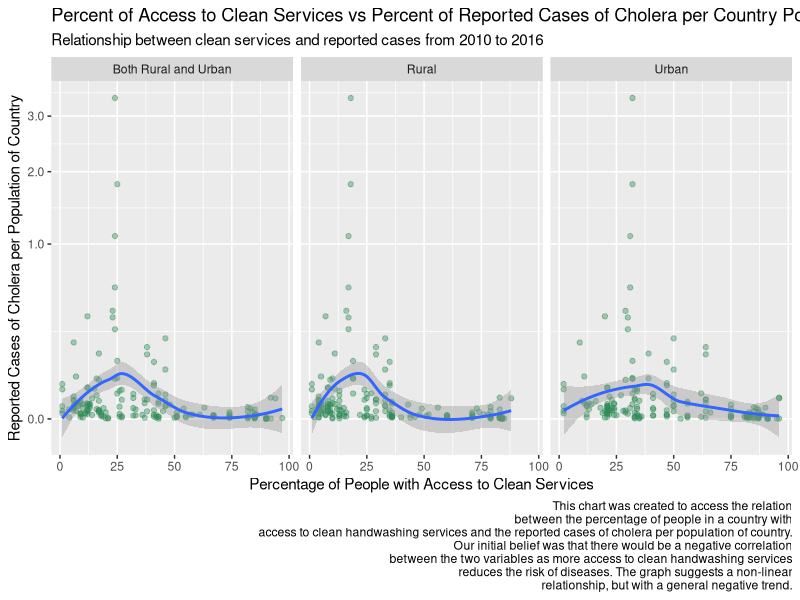
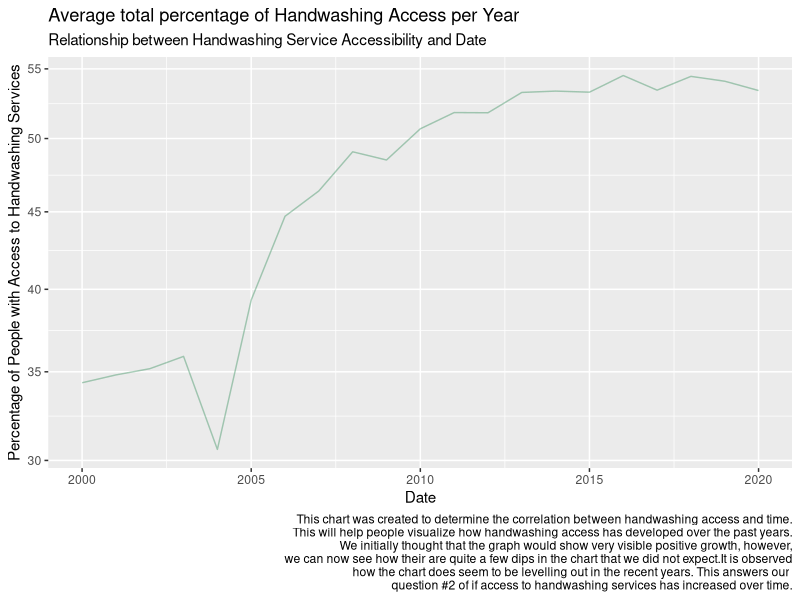
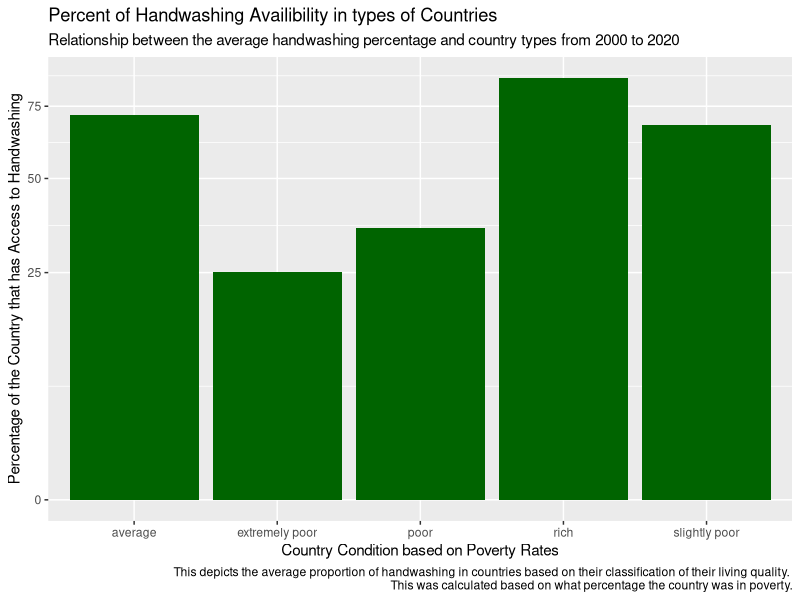

These figures' R source, in order:
## ---- chunk 1
knitr::opts_chunk$set(echo = FALSE)
library(dplyr)
library(ggplot2)
library(stringr)
library(tidyr)
library(data.table)
library(knitr)

## ---- chunk 2
  #Cholera data
cholera <- read.csv("../data/data_cholera_infection_rate.csv")

#Handwashing data
handwash <- read.csv("../data/data_handwash.csv")

#Population data
population <- read.csv("../data/data_country_population.csv")

#Diarrhea data
diarrhea <- read.csv("../data/data_diarrhea_death_rate.csv")

#Poverty data
poverty <- read.csv("../data/data_poverty.csv")

handwash <- read.csv("../data/data_handwash.csv")
## ---- chunk 3
  #Convert Years to rows
population_filtered <- select(population, -c(Country.Code, Indicator.Name, Indicator.Code)) %>%
                      gather("Year", "Population", -Country.Name)%>%
                      rename(Country =Country.Name)
#Rename columns for handwash
handwash_filtered <- slice(handwash,3:n())
names(handwash_filtered) <-  paste0(names(handwash_filtered), ",") %>%
                               str_replace("\\.1,", ", Urban") %>%
                          str_replace("\\.2,", ", Rural") %>%
                          str_replace("\\,$", ", Both Rural and Urban")
#Remove Years to actual years
population_filtered$Year <- strtoi(str_replace(population_filtered$Year, "X", ""))
#Convert handwash years to rows
handwash_filtered <- rename(handwash_filtered, Countries = "X, Both Rural and Urban") %>%
                      gather("Year_and_type", "Percent", -Countries) %>%
                    separate("Year_and_type", into = c("Year","Urban_Rural_or_Both"), sep = ", ")%>%
                    rename(Country = Countries)
#Convert Percentages to integers
#String to integer function is from:
#https://www.tutorialkart.com/r-tutorial/r-convert-string-to-integer/#:~:text=To%20convert%20String%20to%20Integer%20in%20R%20programming%2C%20call%20strtoi,respect%20to%20the%20specified%20base.
handwash_filtered$Percent <- strtoi(handwash_filtered$Percent)
handwash_filtered <- filter(handwash_filtered, !is.na(handwash_filtered$Percent))
#Convert Year to actual years
handwash_filtered$Year <- strtoi(str_replace(handwash_filtered$Year, "X", ""))
#Join handwash_filtered and cholera and filter for max date
handwash_and_cholera <- inner_join(handwash_filtered, cholera) %>% filter(Year == max(Year))
#Value 1
maximum_proportion_handwash <- handwash_and_cholera %>%filter(Percent == max(Percent)) %>%
  pull(Percent)
maximum_proportion_handwash <- maximum_proportion_handwash[1]
#Value 2
max_prop_how_many <-  handwash_and_cholera %>% filter(Percent == max(Percent)) %>%
  pull(Country)
max_prop_how_many <- length(max_prop_how_many)
#Value 3
avg_prop_poverty <- round((mean(na.omit(poverty$percPoverty))), digits = 2)
#Value 4
median_cholera_cases  <- round(median(handwash_and_cholera$Number.of.reported.cases.of.cholera, na.rm =TRUE), digits = 2)
#Value 5
minimum_proportion_handwash <-  handwash_and_cholera %>% filter(Percent == min(Percent)) %>%
  pull(Percent)
minimum_proportion_handwash <- minimum_proportion_handwash[1]
#Value 6
min_prop_how_many <-  handwash_and_cholera %>% filter(Percent == min(Percent)) %>%
  pull(Country)
min_prop_how_many <- length(min_prop_how_many)
#Summary list function
summary_list <- list()
summary_list$maximum_proportion_handwash <- maximum_proportion_handwash
summary_list$max_prop_how_many <- max_prop_how_many
summary_list$avg_prop_poverty <- avg_prop_poverty
summary_list$median_cholera_cases <- median_cholera_cases
summary_list$minimum_proportion_handwash <-minimum_proportion_handwash
summary_list$min_prop_how_many <- min_prop_how_many
summary_list$avg_cholera_cases <- round(mean(handwash_and_cholera$Number.of.reported.cases.of.cholera, na.rm =TRUE), digits = 2)
## ---- chunk 4
highest_poverty <- poverty %>%
  group_by(country)%>%
  filter(percPoverty >= 50.0)
table <- as.data.table(highest_poverty)
kable(table)
 
## ---- chunk 5
  #Convert Years to rows
population_filtered <- select(population, -c(Country.Code, Indicator.Name, Indicator.Code)) %>%
                      gather("Year", "Population", -Country.Name)%>%
                      rename(Country =Country.Name)
#Rename columns for handwash
handwash_filtered <- slice(handwash,3:n())
names(handwash_filtered) <-  paste0(names(handwash_filtered), ",") %>%
                               str_replace("\\.1,", ", Urban") %>%
                          str_replace("\\.2,", ", Rural") %>%
                          str_replace("\\,$", ", Both Rural and Urban")

#Remove Years to actual years
population_filtered$Year <- strtoi(str_replace(population_filtered$Year, "X", ""))

#Convert handwash years to rows
handwash_filtered <- rename(handwash_filtered, Countries = "X, Both Rural and Urban") %>%
                      gather("Year_and_type", "Percent", -Countries) %>%
                    separate("Year_and_type", into = c("Year","Urban_Rural_or_Both"), sep = ", ")%>%
                    rename(Country = Countries)

#Convert Percentages to integers
#String to integer function is from:
#https://www.tutorialkart.com/r-tutorial/r-convert-string-to-integer/#:~:text=To%20convert%20String%20to%20Integer%20in%20R%20programming%2C%20call%20strtoi,respect%20to%20the%20specified%20base.
handwash_filtered$Percent <- strtoi(handwash_filtered$Percent)
handwash_filtered <- filter(handwash_filtered, !is.na(handwash_filtered$Percent))

#Convert Year to actual years
handwash_filtered$Year <- strtoi(str_replace(handwash_filtered$Year, "X", ""))

#Join handwash_filtered and cholera
handwash_and_cholera <- inner_join(handwash_filtered, cholera)

#Join handwash_and_cholera with population_filtered, and
#create Proportion for Cholera Cases divided by Proportion of Sanitation
final_dataframe <- inner_join(handwash_and_cholera, population_filtered) %>%
                    mutate(cases_per_population = Number.of.reported.cases.of.cholera / Population * 100) %>%
                    filter(Year == 2016 | Year == 2015 | Year == 2014 | Year ==2013 | Year == 2012 | Year == 2011| Year == 2010 )

#Make our ggplot2 chart
chart_1 <- ggplot(data = final_dataframe, aes(x = Percent, y = cases_per_population)) +
                    geom_point(alpha = .4, color = "seagreen") +
                    geom_smooth()+facet_wrap(~Urban_Rural_or_Both) +
                    xlab("Percentage of People with Access to Clean Services") +
                    ylab("Reported Cases of Cholera per Population of Country") +
                  # I got the scales::comma lable from:
                  #https://stackoverflow.com/questions/52602503/display-an-axis-value-in-millions-in-ggplot
                  #Square root scale is from:
                  #https://ggplot2-book.org/scales-guides.html
                    scale_y_sqrt(labels = scales::comma) +
                    labs(title = "Percent of Access to Clean Services vs Percent of Reported Cases of Cholera per Country Population",
                        subtitle = "Relationship between clean services and reported cases from 2010 to 2016",
                        caption = "This chart was created to access the relation
                        between the percentage of people in a country with
                        access to clean handwashing services and the reported cases of cholera per population of country.
                        Our initial belief was that there would be a negative correlation
                        between the two variables as more access to clean handwashing services
                        reduces the risk of diseases. The graph suggests a non-linear
                        relationship, but with a general negative trend.")


chart_1


## ---- chunk 6
#Rename columns for handwash
handwash_for_chart_two <- slice(handwash,3:n())
names(handwash_for_chart_two) <-  paste0(names(handwash_for_chart_two), ",") %>%
  str_replace("\\.1,", ", Urban") %>%
  str_replace("\\.2,", ", Rural") %>%
  str_replace("\\,$", ", Both Rural and Urban")
handwash_for_chart_two <- rename(handwash_for_chart_two, Countries = "X, Both Rural and Urban") %>%
  gather("Year_and_type", "Percent", -Countries) %>%
  separate("Year_and_type", into = c("Year","Urban_Rural_or_Both"), sep = ", ")%>%
  rename(Country = Countries)
#Convert Percentages to integers
#String to integer function is from:
#https://www.tutorialkart.com/r-tutorial/r-convert-string-to-integer/#:~:text=To%20convert%20String%20to%20Integer%20in%20R%20programming%2C%20call%20strtoi,respect%20to%20the%20specified%20base.
handwash_for_chart_two$Percent <- strtoi(handwash_for_chart_two$Percent)
handwash_for_chart_two <- filter(handwash_for_chart_two, !is.na(handwash_for_chart_two$Percent))

#Convert Year to actual years
handwash_for_chart_two$Year <- strtoi(str_replace(handwash_for_chart_two$Year, "X", ""))

handwash_for_chart_two <- handwash_for_chart_two %>%  filter(Urban_Rural_or_Both == "Both Rural and Urban") %>%
                                            group_by(Year) %>%
                                            summarize(Percent = mean(Percent))
total_handwashing_plot <- handwash_for_chart_two %>%
  ggplot(aes(x = Year, y = Percent)) + 
  geom_line(alpha = .4, color = "seagreen") + 
  xlab("Date") +
  ylab("Percentage of People with Access to Handwashing Services") +
  scale_y_sqrt(labels = scales::comma) + 
  labs(title = "Average total percentage of Handwashing Access per Year",
       subtitle = "Relationship between Handwashing Service Accessibility and Date",
       caption = " This chart was created to determine the correlation between handwashing access and time.
                  This will help people visualize how handwashing access has developed over the past years.
                  We initially thought that the graph would show very visible positive growth, however,
                  we can now see how their are quite a few dips in the chart that we did not expect.It is observed
                  how the chart does seem to be levelling out in the recent years. This answers our 
                  question #2 of if access to handwashing services has increased over time.")

total_handwashing_plot

## ---- chunk 7
library(dplyr)
library(ggplot2)
library(stringr)
library(tidyr)



handwash_filtered <- slice(handwash,3:n())
names(handwash_filtered) <-  paste0(names(handwash_filtered), ",") %>%
  str_replace("\\.1,", ", Urban") %>%
  str_replace("\\.2,", ", Rural") %>%
  str_replace("\\,$", ", Both Rural and Urban")

#Convert handwash years to rows
handwash_filtered <- rename(handwash_filtered, Countries = "X, Both Rural and Urban") %>%
  gather("Year_and_type", "Percent", -Countries) %>%
  separate("Year_and_type", into = c("Year","Urban_Rural_or_Both"), sep = ", ")%>%
  rename(Country = Countries)

#Convert Percentages to integers
#String to integer function is from:
#https://www.tutorialkart.com/r-tutorial/r-convert-string-to-integer/#:~:text=To%20convert%20String%20to%20Integer%20in%20R%20programming%2C%20call%20strtoi,respect%20to%20the%20specified%20base.
handwash_filtered$Percent <- strtoi(handwash_filtered$Percent)
handwash_filtered <- filter(handwash_filtered, !is.na(handwash_filtered$Percent))

#Convert Year to actual years
handwash_filtered$Year <- strtoi(str_replace(handwash_filtered$Year, "X", ""))



handwash_filtered <- slice(handwash,3:n())
names(handwash_filtered) <-  paste0(names(handwash_filtered), ",") %>%
  str_replace("\\.1,", ", Urban") %>%
  str_replace("\\.2,", ", Rural") %>%
  str_replace("\\,$", ", Both Rural and Urban")

#Convert handwash years to rows
handwash_filtered <- rename(handwash_filtered, Countries = "X, Both Rural and Urban") %>%
  gather("Year_and_type", "Percent", -Countries) %>%
  separate("Year_and_type", into = c("Year","Urban_Rural_or_Both"), sep = ", ")%>%
  rename(Country = Countries)

#Convert Percentages to integers
#String to integer function is from:
#https://www.tutorialkart.com/r-tutorial/r-convert-string-to-integer/#:~:text=To%20convert%20String%20to%20Integer%20in%20R%20programming%2C%20call%20strtoi,respect%20to%20the%20specified%20base.
handwash_filtered$Percent <- strtoi(handwash_filtered$Percent)
handwash_filtered <- filter(handwash_filtered, !is.na(handwash_filtered$Percent))

#Convert Year to actual years
handwash_filtered$Year <- strtoi(str_replace(handwash_filtered$Year, "X", ""))


poverty_df <- data.frame(poverty$percPoverty, poverty)
poverty_df <- data.frame(poverty_df$percPoverty, poverty)
poverty_df$percPoverty <- as.double(poverty_df$percPoverty)


handwash_df <- handwash_filtered %>% mutate(no = (100 - handwash_filtered$Percent)) 


poverty.df <- poverty_df %>% mutate(
  country_type = ifelse(poverty_df$percPoverty  < 10,"rich", ifelse(poverty_df$percPoverty < 20 & poverty_df$percPoverty > 10,  
                                                                    "average", ifelse(poverty_df$percPoverty < 30 & poverty_df$percPoverty > 20, "slightly poor", ifelse(poverty_df$percPoverty < 40 & 
                                                                                                                                                                           poverty_df$percPoverty > 30, "poor", "extremely poor"))))
)

poverty.df <- poverty.df %>% 
  rename("Country" = "country")

merge <- inner_join(poverty.df, handwash_df)


merge <- merge %>%group_by(country_type) %>%
  summarise(Percent = mean(Percent))
merge <- arrange(merge, Percent)

merge %>%filter(!is.na(country_type))


poverty_df <- data.frame(poverty$percPoverty, poverty)
poverty_df <- data.frame(poverty_df$percPoverty, poverty)
poverty_df$percPoverty <- as.double(poverty_df$percPoverty)


handwash_df <- handwash_filtered %>% mutate(no = (100 - handwash_filtered$Percent)) 


poverty.df <- poverty_df %>% mutate(
country_type = ifelse(poverty_df$percPoverty  < 10,"rich", ifelse(poverty_df$percPoverty < 20 & poverty_df$percPoverty > 10,  
    "average", ifelse(poverty_df$percPoverty < 30 & poverty_df$percPoverty > 20, "slightly poor", ifelse(poverty_df$percPoverty < 40 & 
    poverty_df$percPoverty > 30, "poor", "extremely poor"))))
 )

poverty.df <- poverty.df %>% 
  rename("Country" = "country")

merge <- inner_join(poverty.df, handwash_df)



merge <- merge %>%group_by(country_type) %>%
summarise(Percent = mean(Percent))
merge <- arrange(merge, Percent)

merge %>%filter(!is.na(country_type))

p<-ggplot(data= na.omit(merge), aes(x=country_type, y=Percent)) +
  geom_bar(stat="identity", fill = " dark green") +
 
  xlab("Country Condition based on Poverty Rates") +
  ylab("Percentage of the Country that has Access to Handwashing") +
   scale_y_sqrt(labels = scales::comma)  +
  labs(title = "Percent of Handwashing Availibility in types of Countries", 
       subtitle = "Relationship between the average handwashing percentage and country types from 2000 to 2020", 
       caption = "This depicts the average proportion of handwashing in countries based on their classification of their living quality. 
       This was calculated based on what percentage the country was in poverty." )
p
